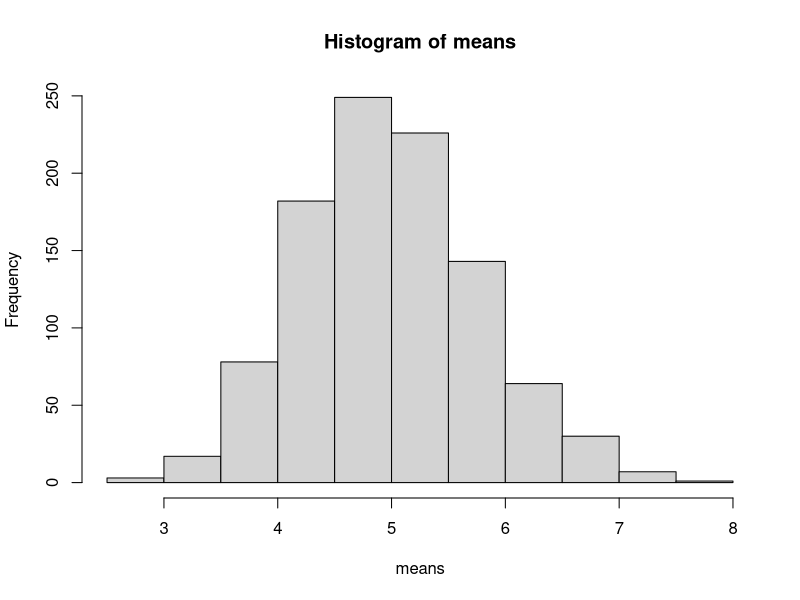
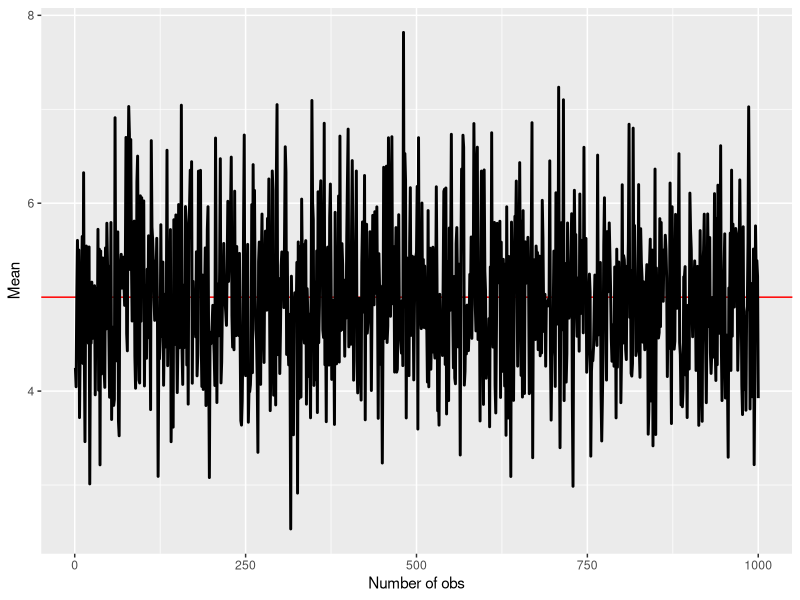

These charts were generated, in order, by the following R code:
## ---- chunk 1
library(ggplot2)
## exponential distribution rate parameter
lambda <- 0.2

## sample size
n <- 40

## number of observation
obs <- 1000

## calculate the means/variances of 1000 observations
means <- NULL
samples <- NULL
for (i in 1 : obs) {
  samples <- rexp(n, lambda)
  means <- c(means, mean(samples))
  }

## calculate the sample variance of 1000 observation

## ---- chunk 2
hist(means)
## ---- chunk 3
g <- ggplot(data.frame(x = 1:obs, y = means), aes(x = x, y = y)) 
g <- g + geom_hline(yintercept = 1/lambda, color='red') + geom_line(size = 1)
g <- g + labs(x = "Number of obs", y = "Mean")
g
